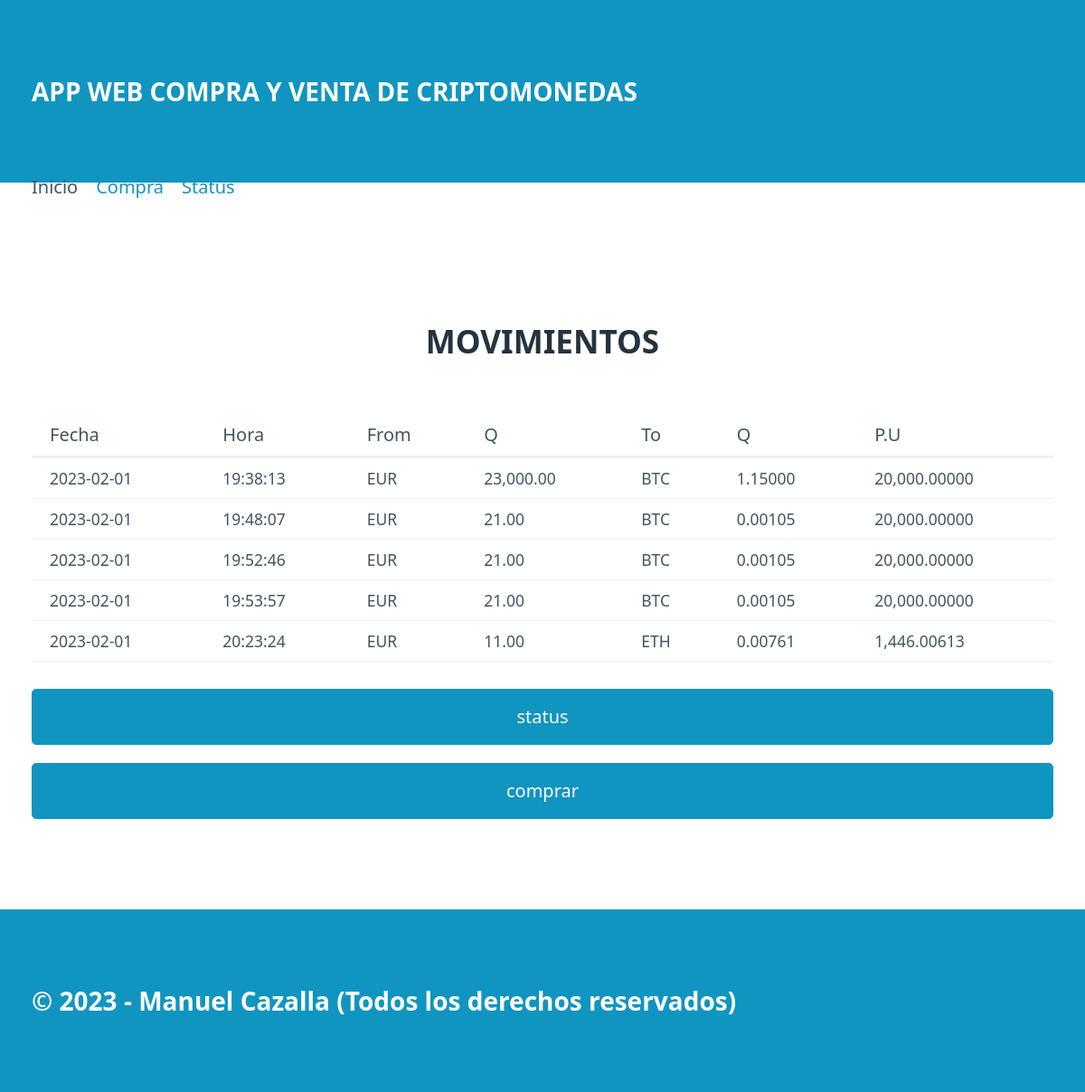
Before: / with the older database file.
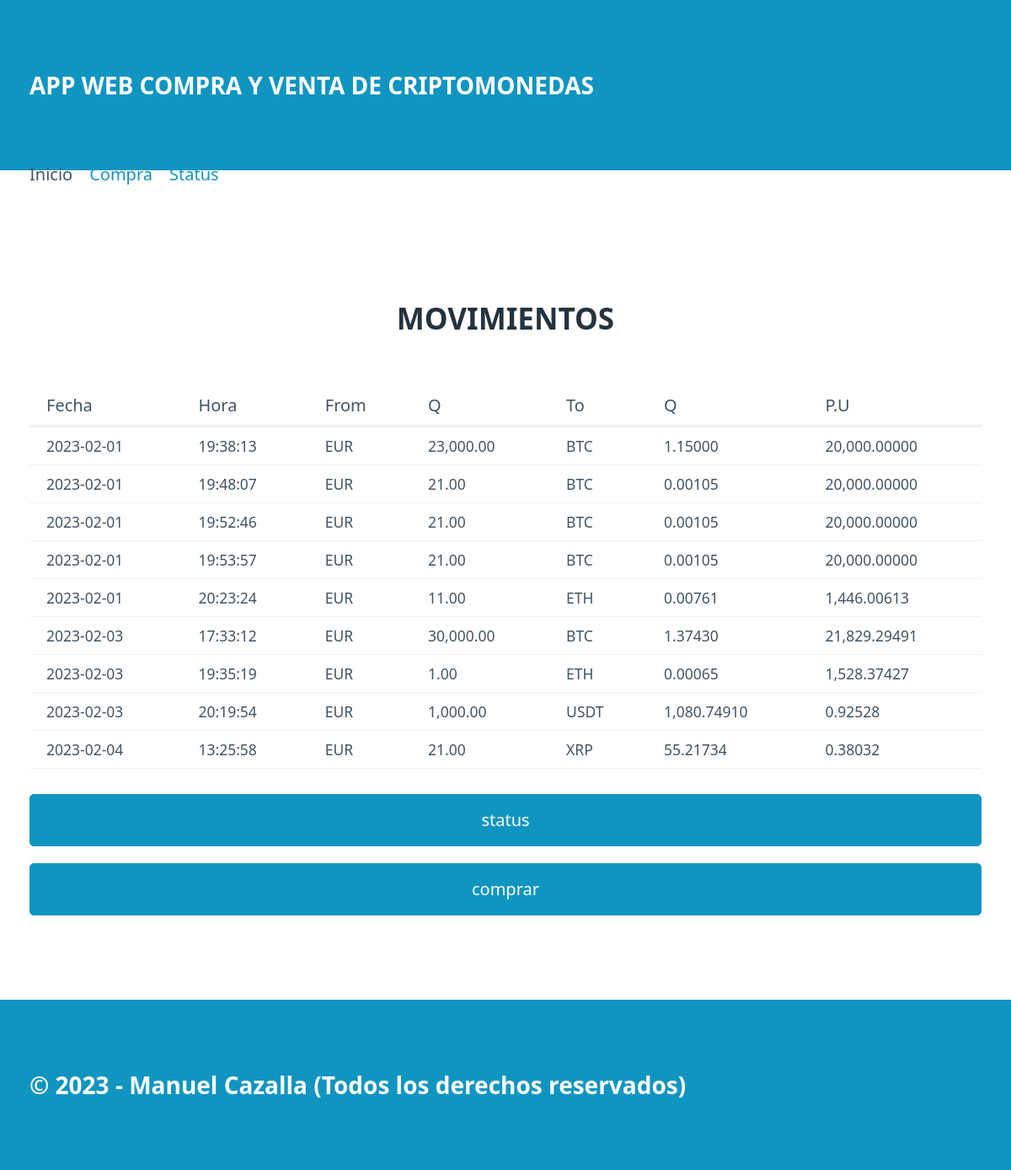
After: the same page with the newer database file.
### tables this page shows
CREATE TABLE "movimientos" (
	"id"	INTEGER,
	"date"	TEXT NOT NULL,
	"time"	TEXT NOT NULL,
	"moneda_from"	TEXT NOT NULL,
	"cantidad_from"	REAL,
	"moneda_to"	TEXT NOT NULL,
	"cantidad_to"	REAL,
	PRIMARY KEY("id" AUTOINCREMENT)
);

### blockchain/routes.py (the view)
@app.route("/")
def index():
    try:
        sqlite = conecSqlite(ORIGIN_DATA)
        movimientos = sqlite.consultaSqlite("SELECT * from movimientos")
        return render_template("index.html",movements=  movimientos, puntero = "index.html",pageTitle ="movimimentos")
    except:
        flash("Base de datos no disponible,intentelo más tarde por favor",
              category="fallo")
        return render_template("index.html")

### blockchain/models.py (called while the page is built)
     def consultaSqlite(self,consulta):
            con = sqlite3.connect(self.ruta)
            cur = con.cursor()
            cur.execute(consulta)
            resultado = []
            columnas = cur.description
            filas = cur.fetchall()
            for dato in filas:
                movimiento = {}
                posicion = 0
                for nombre in columnas:
                    movimiento[nombre[0]] = dato[posicion]
                    posicion += 1
                resultado.append(movimiento)
            con.close()
            return resultado

### blockchain/templates/index.html
{% extends "base.html" %}
{% block section%}
        <table>
            <div class = "h2">
                <h2>MOVIMIENTOS</h2>
            </div>
            <thead>
               <tr>
                    <th>Fecha</th>
                    <th>Hora</th>
                    <th>From</th>
                    <th>Q</th>
                    <th>To</th>
                    <th>Q</th>
                    <th>P.U</th>
                </tr>
            </thead>
            <tbody>
                {% if movements %}
                {% for movement in movements %}
                <tr>
                    <td>{{movement.date}}</td>
                    <td>{{movement.time}}</td>
                    <td>{{movement.moneda_from}}</td>
                    <td>{{"{:,.2f}".format(movement.cantidad_from)}}</td>
                    <td>{{movement.moneda_to}}</td>
                    <td>{{"{:,.5f}".format (movement.cantidad_to)}}</td>
                    <td>{{"{:,.5f}".format(movement.cantidad_from / movement.cantidad_to)}}</td>
                </tr>
                {% endfor %}
                {% else%}
                <tr>
                    <td colspan="7" class="lista-vacia">NO HAY MOVIMIENTOS QUE MOSTRAR</td>
                </tr>
                {%endif%}
            </tbody>
        </table>
        <a href="/status"><button class ="status" method="POST">status</button></a>
        <a href="/purchase"><button class="comprar" method="POST">comprar</button></a>
{% endblock %}

### blockchain/templates/base.html (shortened to what this page needs)
<html lang="es">
<head>
    <link rel="stylesheet" href="/static/css/pico.css">
    <link rel="stylesheet" href="/static/css/styles.css">
</head>
<body>
    <header>
        <div class="container">
            APP WEB COMPRA Y VENTA DE CRIPTOMONEDAS
        </div>
    </header>
    <nav class="container">
        <ul>
            <li>
                {% if puntero == "index.html" %}
                <span>Inicio</span>
            </li>
            <li>
                <a href="/purchase">Compra</a>
            </li>
            <li>
                <a href="/status">Status</a>
            </li>
        </ul>
        {% endif %}
    </nav>
    <nav class="container">
        <ul>
            <li>
    </nav>
    <nav class="container">
        <ul>
            <li>
    </nav>
    <section class="container">
       {% block section %}{% endblock %}
    </section>
    <footer>
        <div class="container">
            &copy; 2023 - Manuel Cazalla (Todos los derechos reservados)
        </div>
    </footer>
</body>
</html>

### blockchain/static/css/styles.css (style rules this page uses)
header, footer { background-color: var(--primary); color: var(--primary-inverse); font-size: 1.4em; font-weight: bold; }
body { min-height: 100vh; display: grid; grid-template-rows: auto 10px 1fr auto; margin: 0; }
.h2 { text-align: center; }

Changed rows visible on the page:
added movimientos: date "2023-02-03", time "17:33:12", moneda_from "EUR", cantidad_from "30,000.00", moneda_to "BTC", cantidad_to "1.37430", movement.cantidad_from/movement.cantidad_to "21,829.29491"
added movimientos: date "2023-02-03", time "19:35:19", moneda_from "EUR", cantidad_from "1.00", moneda_to "ETH", cantidad_to "0.00065", movement.cantidad_from/movement.cantidad_to "1,528.37427"
added movimientos: date "2023-02-03", time "20:19:54", moneda_from "EUR", cantidad_from "1,000.00", moneda_to "USDT", cantidad_to "1,080.74910", movement.cantidad_from/movement.cantidad_to "0.92528"
added movimientos: date "2023-02-04", time "13:25:58", moneda_from "EUR", cantidad_from "21.00", moneda_to "XRP", cantidad_to "55.21734", movement.cantidad_from/movement.cantidad_to "0.38032"
